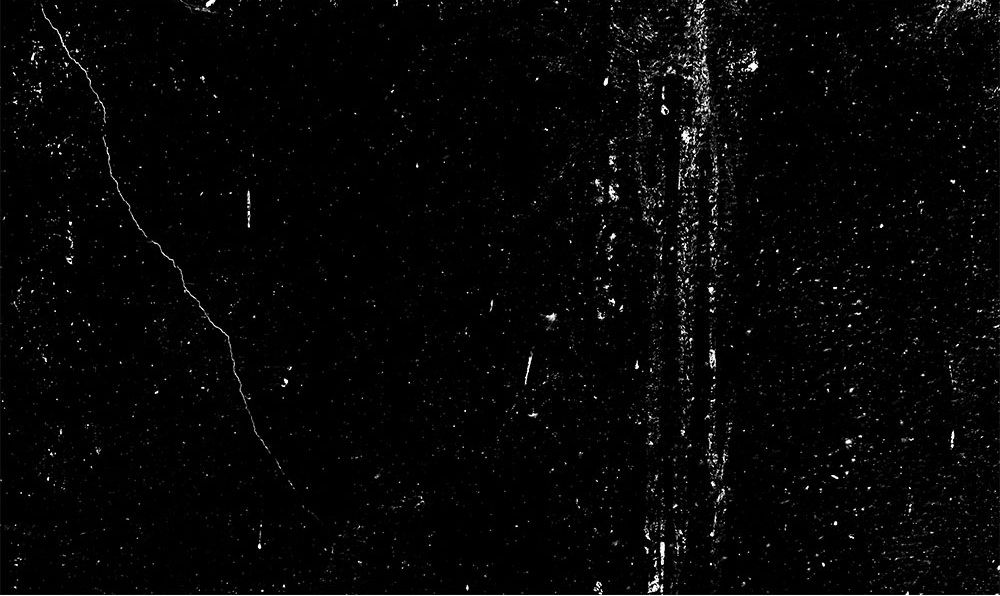
%> input picture code/noise_addition/dirt_texture.jpg, 1000 x 596 px
$ octave --eval "result = nlm(imread('../noise_addition/dirt_texture.jpg'));"   (GNU Octave 9; MATLAB toolbox functions it lacks are replaced by stand-ins)
%> lines starting %> are read from the running program, lines starting %| are printed output that depends on the picture
function output = nlm(input)
lab_converted = rgb2lab(input);
%> lab_converted: size 596x1000x3 double; mean of channels 1, 2, 3 2.4, 0, 0
roi = [210, 24, 52, 41];
patch = imcrop(lab_converted, roi);
%> patch: size 42x53x3 double; mean of channels 1, 2, 3 0.6, 0, 0
patchSq = patch.^2;
%> patchSq: size 42x53x3 double; mean of channels 1, 2, 3 7.8, 0, 0
edist = sqrt(sum(patchSq,3));
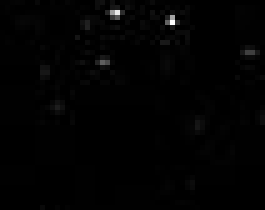
%> edist: size 42x53 double (shown 5 times larger); min 0, max 66.99, mean 0.6; drawn with min black and max white
patchSigma = sqrt(var(edist(:)));
%> patchSigma = 2.74
DoS = 1.5*patchSigma;
%> DoS = 4.11
%> (the run ends here)
